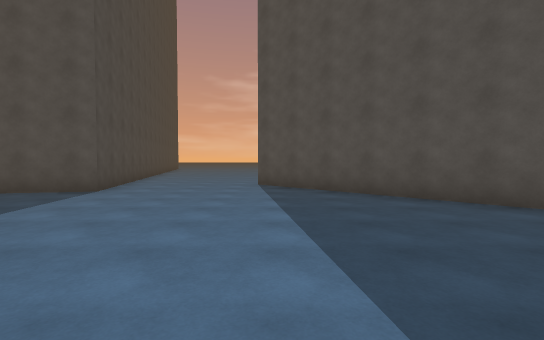
view 1 (above)

20 first-person views from a walk through a scene from a Unity 3-D project. The camera is 1.4 m above the floor, tilts 2° down and sees 85° across. Doors are open. The floor is counted in squares, 2 m on a side. Each view is taken from the middle of a square. On the plan, view 1 faces up. The plan holds only what a view shows up to about 10 squares ahead; the rest is blank. The place goes on beyond the plan.

view 2
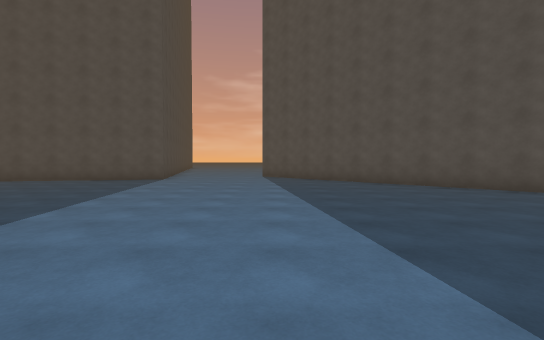

view 3
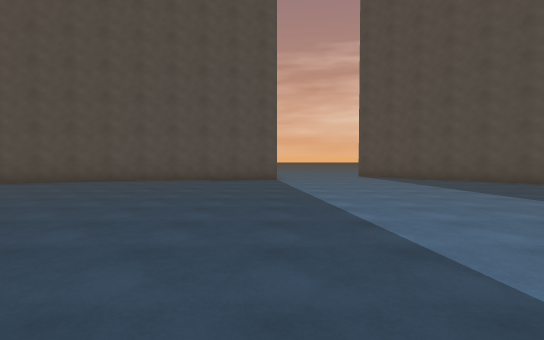

view 4
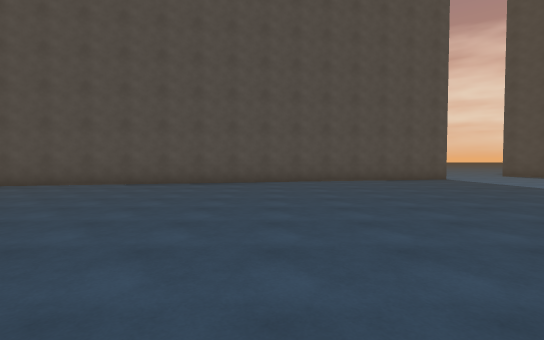

view 5
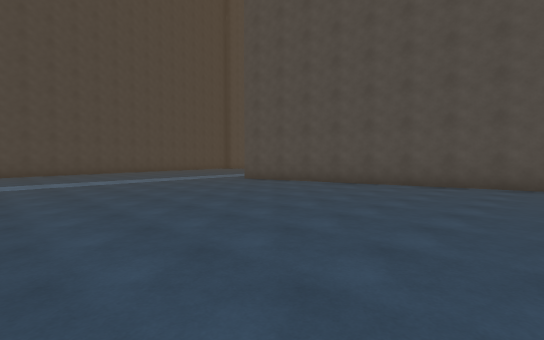

view 6
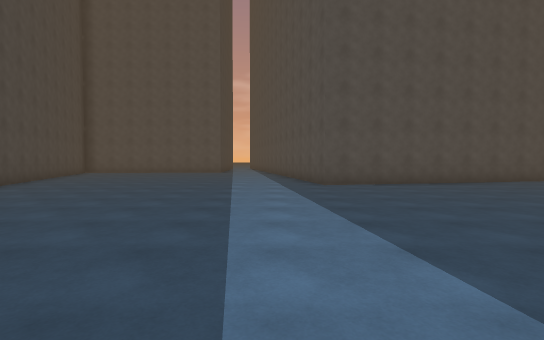

view 7
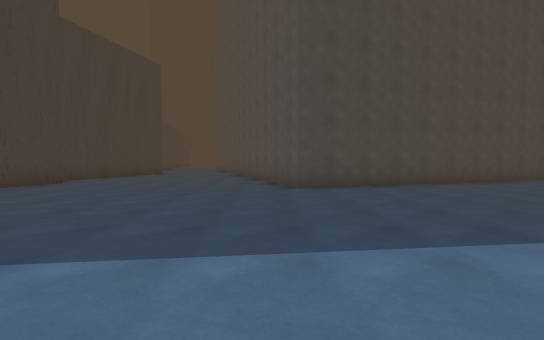

view 8
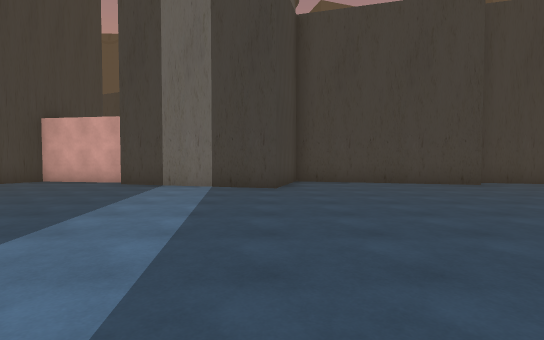

view 9
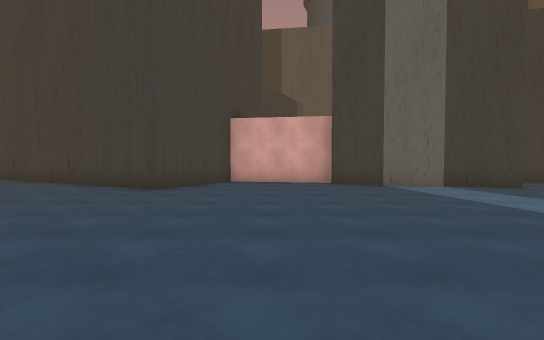

view 10
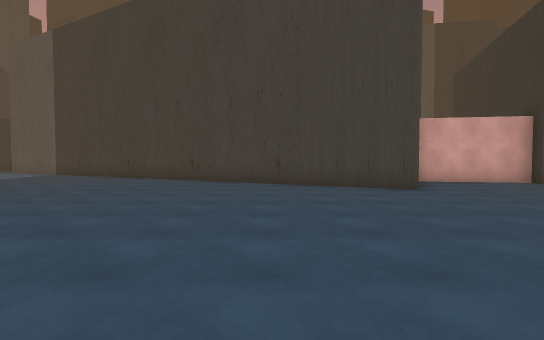

view 11
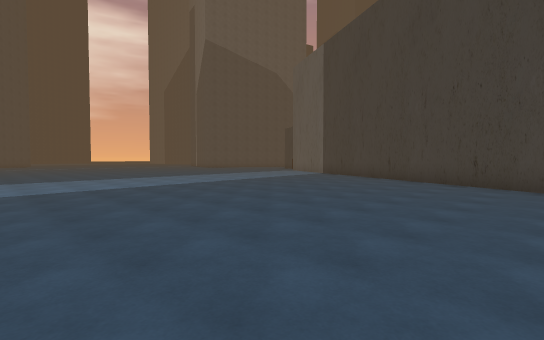

view 12
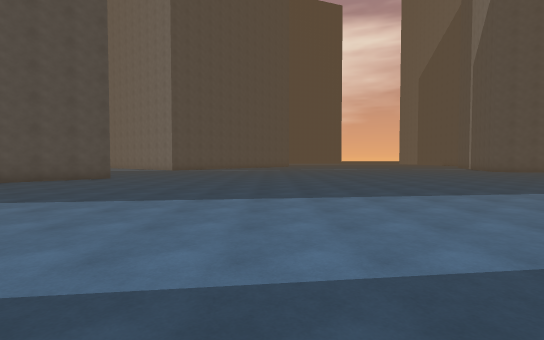

view 13
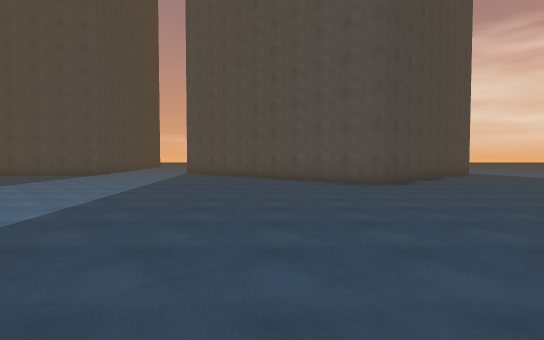

view 14
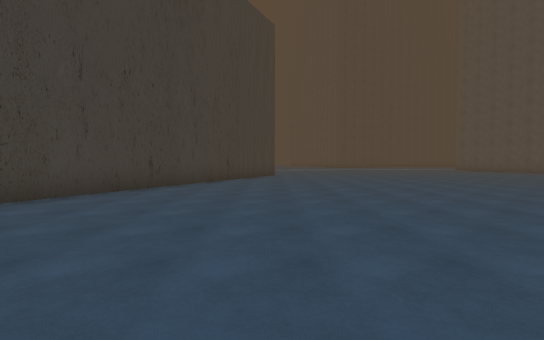

view 15
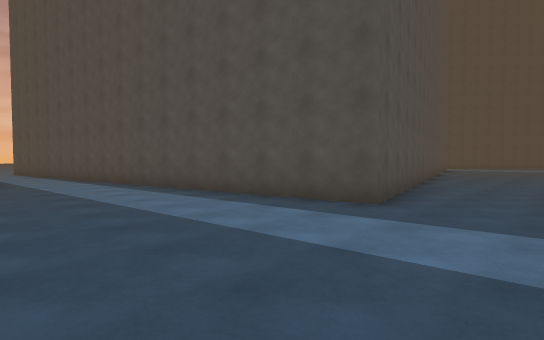

view 16
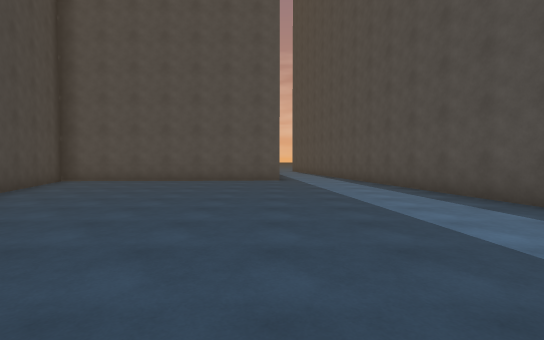

view 17
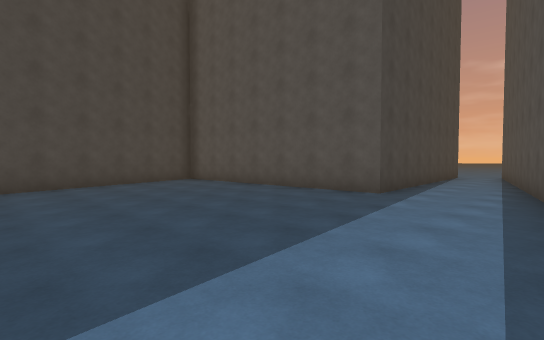

view 18
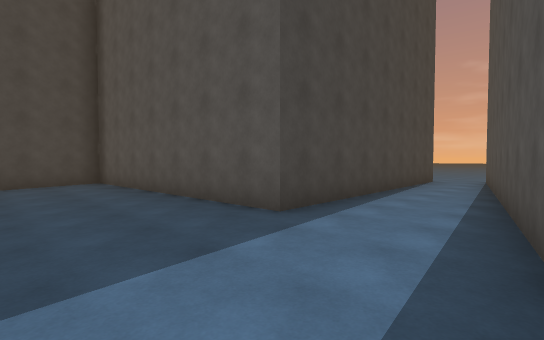

view 19
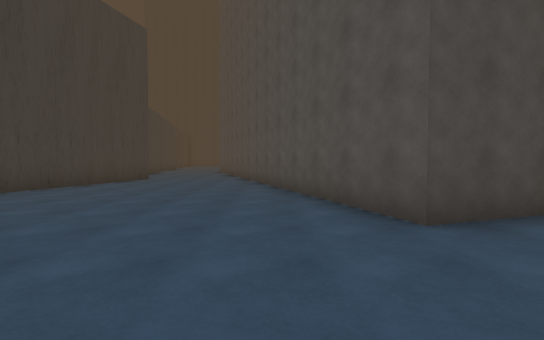

view 20
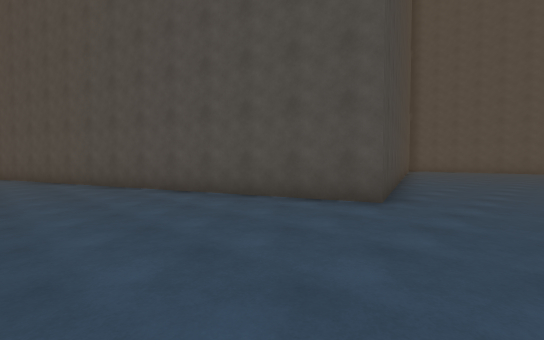

### Floor plan
Points are (right, up) in squares from view 1. A wall is a line through its corners. A room is listed if a view was taken in it or the views show most of it. See-through windows are left out.
Room 1 (views 1, 2, 3, 4, 5, 6, 7, 8, 9, 10, 11, 12, 13, 14, 15, 16, 17, 18, 19, 20)
walls: (-4.2, 8.4) (-3.8, 6.5) (-20.6, 3.1) (-23.8, 19); (-28.8, -10.2) (-23.8, -11.6) (-23.1, -9.2) (-18.7, -10.5) (-18.8, -10.9) (-15.7, -11.5) (-14.4, -8.9) (-7.3, -12.5); (6.5, 1.5) (-0.4, 8.4); (-34.1, -9.6) (-29.3, -10.9); (-25, 18.4) (-24.7, 10.9) (-31.8, 10.6) (-27.1, -3.4) (-34.5, -5.9)
ways out: opening at (-24, 18); opening at (-2, 8.7)

Positions as (right, up) in squares from view 1, and headings:
1: (0, 0), facing up
2: (0, -4), facing up
3: (-4, -4), facing up
4: (-10, -4), facing up
5: (-12, -4), facing up-left
6: (-22, -5), facing up
7: (-20, -4), facing left
8: (-23, -2), facing down
9: (-17, -2), facing down
10: (-11, -2), facing down
11: (-10, -3), facing down-right
12: (-4, -5), facing right
13: (4, -7), facing up
14: (-1, -9), facing left
15: (-25, 1), facing up-right
16: (-25, 1), facing up
17: (-22, 5), facing up-left
18: (-22, 8), facing up-left
19: (-24, -5), facing left
20: (-25, -8), facing up-left
